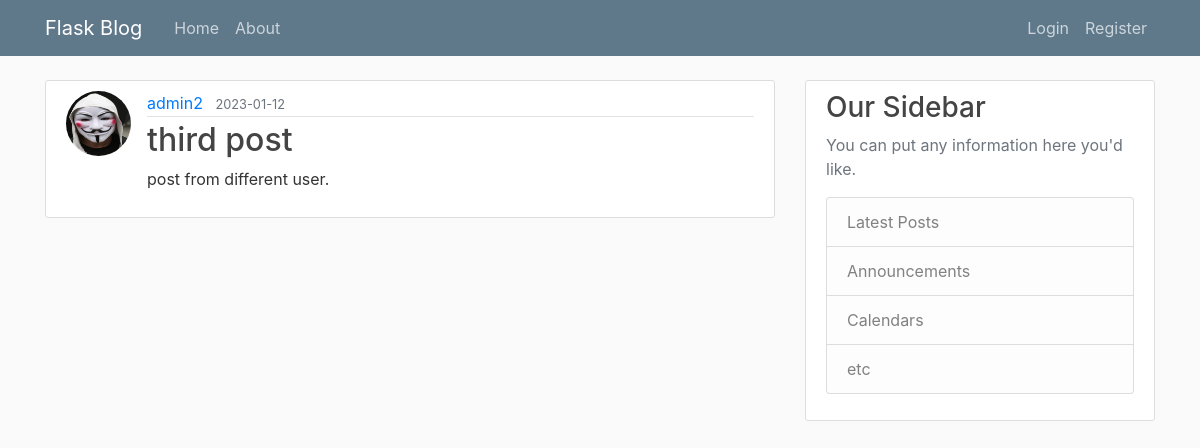
Page /post/3 on the earlier database version.
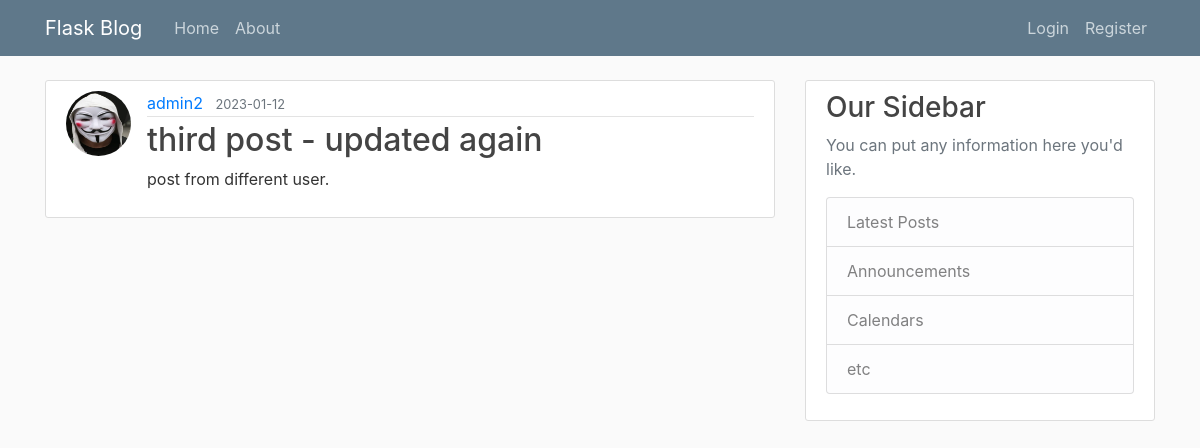
Same page on the later database version.
### flaskblog/models.py (models this page shows, shortened)
class Post(db.Model):
    id = db.Column(db.Integer, primary_key=True)
    title = db.Column(db.String(100), nullable=False)
    date_posted = db.Column(db.DateTime, nullable=False, default=datetime.utcnow)
    content = db.Column(db.Text, nullable=False)
    user_id = db.Column(db.Integer, db.ForeignKey("user.id"), nullable=False)

### flaskblog/routes.py (the view)
@app.route("/post/<int:post_id>")
def post(post_id):
    post = Post.query.get_or_404(post_id)
    return render_template("post.html", title=post.title, post=post)

### flaskblog/templates/post.html (shortened to what this page needs)
{% extends "layout.html" %} {% block content %}
<article class="media content-section">
  <img
    class="rounded-circle article-img"
    src="{{ url_for('static', filename='profile_pics/' + post.author.image_file) }}"
  />
  <div class="media-body">
    <div class="article-metadata">
      <a class="mr-2" href="#">{{ post.author.username }}</a>
      <small class="text-muted"
        >{{ post.date_posted.strftime('%Y-%m-%d') }}</small
      >
    </div>
    <h2 class="article-title">{{ post.title }}</a></h2>
    <p class="article-content">{{ post.content }}</p>
  </div>
</article>
{% endblock content %}

Differences in the rows shown:
changed Post "post from different user.": title "third post" → "third post - updated again"
